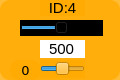
    <widget class="QWidget" name="widget_id4" native="true">
     <property name="geometry">
      <rect>
       <x>550</x>
       <y>160</y>
       <width>120</width>
       <height>80</height>
      </rect>
     </property>
     <property name="styleSheet">
      <string notr="true">background-color: rgb(255, 170, 0, 200);
border-radius:10px;</string>
     </property>
     <widget class="QLabel" name="label_ID4">
      <property name="geometry">
       <rect>
        <x>40</x>
        <y>0</y>
        <width>45</width>
        <height>16</height>
       </rect>
      </property>
      <property name="minimumSize">
       <size>
        <width>0</width>
        <height>10</height>
       </size>
      </property>
      <property name="font">
       <font>
        <family>Arial</family>
        <pointsize>11</pointsize>
       </font>
      </property>
      <property name="styleSheet">
       <string notr="true">background-color: rgb(255, 255, 255， 0);
border-radius:0px;</string>
      </property>
      <property name="text">
       <string>ID:4</string>
      </property>
      <property name="alignment">
       <set>Qt::AlignCenter</set>
      </property>
     </widget>
     <widget class="QSlider" name="horizontalSlider_pulse_id4">
      <property name="geometry">
       <rect>
        <x>20</x>
        <y>20</y>
        <width>83</width>
        <height>16</height>
       </rect>
      </property>
      <property name="autoFillBackground">
       <bool>false</bool>
      </property>
      <property name="styleSheet">
       <string notr="true">background-color: rgb(0, 0, 0);
border-radius:0px;</string>
      </property>
      <property name="minimum">
       <number>0</number>
      </property>
      <property name="maximum">
       <number>1000</number>
      </property>
      <property name="pageStep">
       <number>1</number>
      </property>
      <property name="value">
       <number>500</number>
      </property>
      <property name="orientation">
       <enum>Qt::Horizontal</enum>
      </property>
     </widget>
     <widget class="QSlider" name="horizontalSlider_dev_id4">
      <property name="geometry">
       <rect>
        <x>40</x>
        <y>60</y>
        <width>45</width>
        <height>18</height>
       </rect>
      </property>
      <property name="styleSheet">
       <string notr="true">background-color: rgb(255, 255, 255， 0);</string>
      </property>
      <property name="minimum">
       <number>-125</number>
      </property>
      <property name="maximum">
       <number>125</number>
      </property>
      <property name="pageStep">
       <number>1</number>
      </property>
      <property name="orientation">
       <enum>Qt::Horizontal</enum>
      </property>
     </widget>
     <widget class="QLabel" name="label_id4">
      <property name="geometry">
       <rect>
        <x>10</x>
        <y>60</y>
        <width>31</width>
        <height>20</height>
       </rect>
      </property>
      <property name="minimumSize">
       <size>
        <width>0</width>
        <height>10</height>
       </size>
      </property>
      <property name="font">
       <font>
        <family>DejaVu Sans</family>
        <pointsize>10</pointsize>
       </font>
      </property>
      <property name="styleSheet">
       <string notr="true">background-color: rgb(255, 255, 255， 0);</string>
      </property>
      <property name="text">
       <string>0</string>
      </property>
      <property name="alignment">
       <set>Qt::AlignCenter</set>
      </property>
     </widget>
     <widget class="QLineEdit" name="lineEdit_id4">
      <property name="geometry">
       <rect>
        <x>40</x>
        <y>40</y>
        <width>45</width>
        <height>18</height>
       </rect>
      </property>
      <property name="sizePolicy">
       <sizepolicy hsizetype="Fixed" vsizetype="Fixed">
        <horstretch>0</horstretch>
        <verstretch>0</verstretch>
       </sizepolicy>
      </property>
      <property name="font">
       <font>
        <family>Arial</family>
        <pointsize>11</pointsize>
       </font>
      </property>
      <property name="autoFillBackground">
       <bool>false</bool>
      </property>
      <property name="styleSheet">
       <string notr="true">background-color: rgb(255, 255, 255);
border-radius:0px;</string>
      </property>
      <property name="text">
       <string>500</string>
      </property>
      <property name="maxLength">
       <number>1000</number>
      </property>
      <property name="alignment">
       <set>Qt::AlignCenter</set>
      </property>
      <property name="dragEnabled">
       <bool>false</bool>
      </property>
      <property name="readOnly">
       <bool>false</bool>
      </property>
     </widget>
    </widget>
